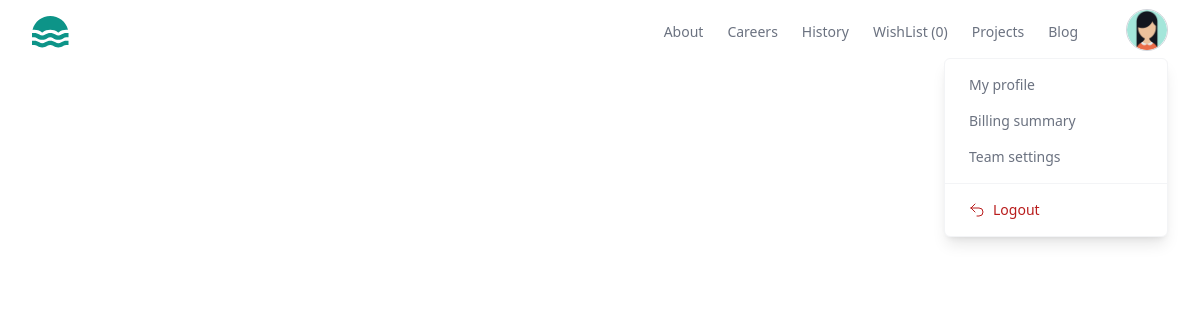
/myorders/all (signed in), run on an earlier commit of the app's database.
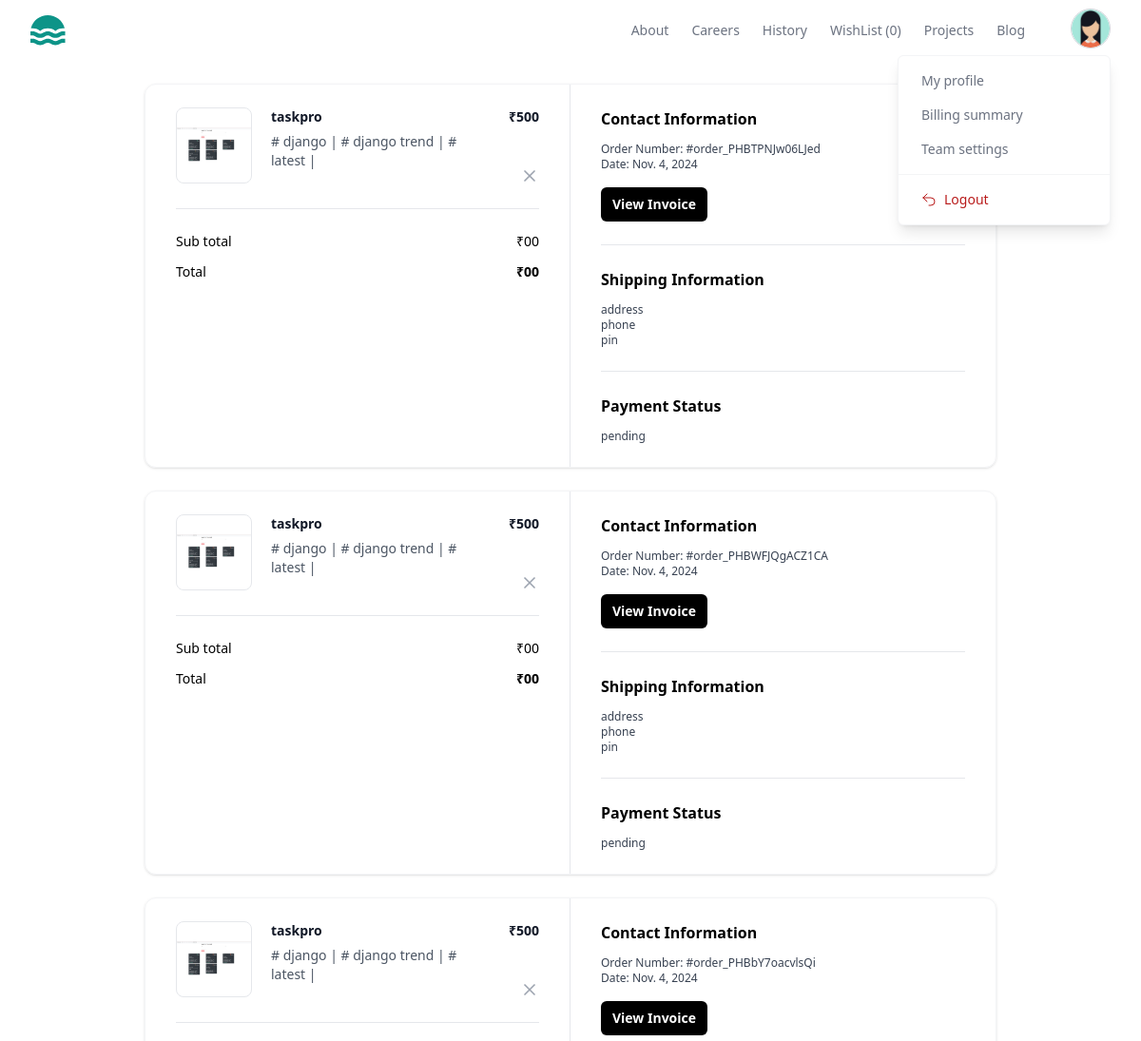
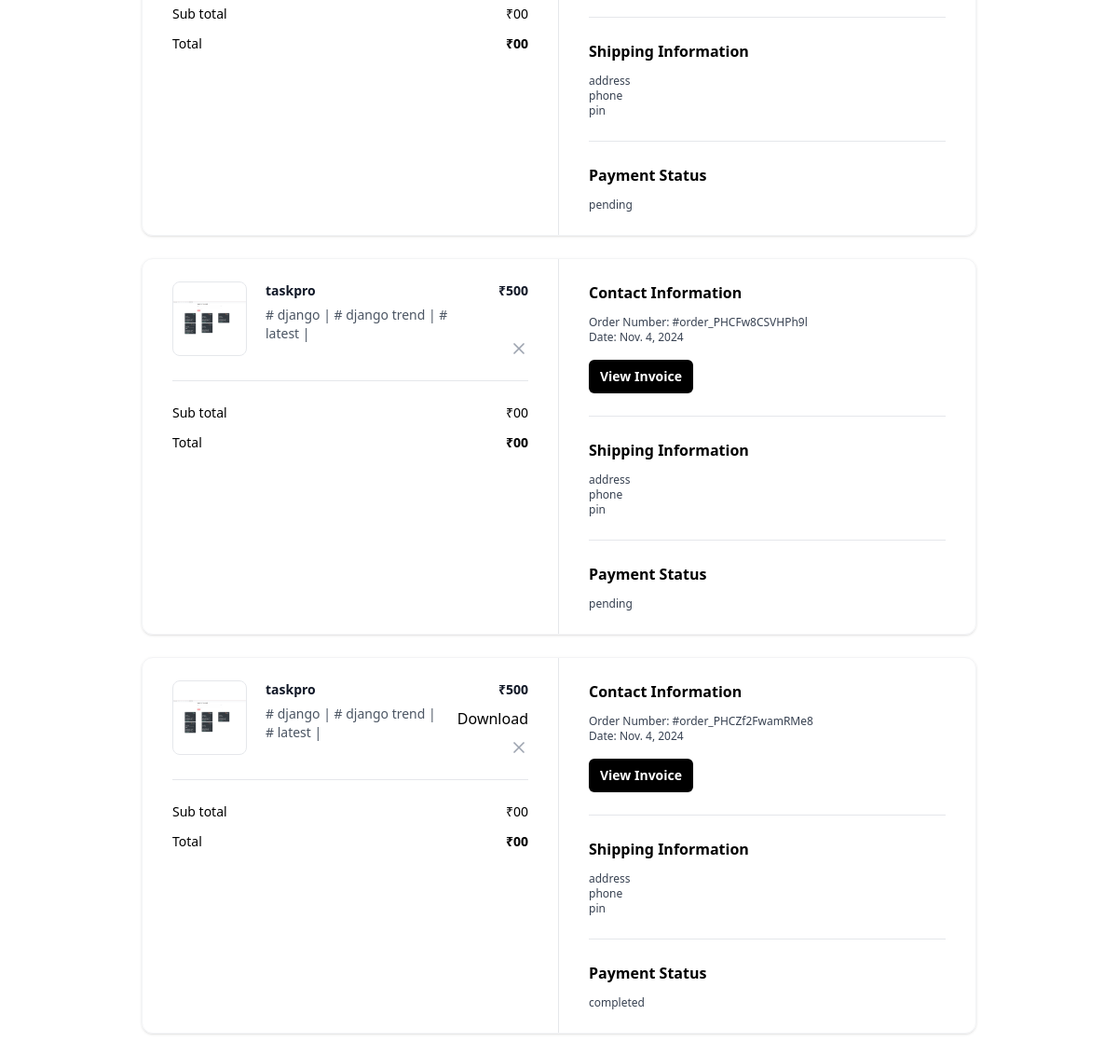
And on a later commit of the database (2 pictures, top to bottom).
### store/models.py (models this page shows, shortened)
class BaseModel(models.Model):
    created_date=models.DateTimeField(auto_now_add=True)
    updated_date=models.DateTimeField(auto_now=True)
    is_active=models.BooleanField(default=True)

class WishListItem(BaseModel):
    wishlist_object=models.ForeignKey(WishList,on_delete=models.CASCADE,related_name="basket_item")
    project_object=models.ForeignKey(Project,on_delete=models.CASCADE)
    is_order_placed=models.BooleanField(default=False)

class Project(BaseModel):
    title=models.CharField(max_length=200)
    description=models.TextField()
    preview_image=models.ImageField(upload_to="previewimages",null=True,blank=True)
    price=models.PositiveIntegerField()
    developer=models.ForeignKey(User,on_delete=models.CASCADE)
    files=models.FileField(upload_to="projects",null=True,blank=True)
    tag_objects=models.ManyToManyField(Tag,null=True)
    thumbnail=EmbedVideoField()

class Tag(BaseModel):
    title=models.CharField(max_length=200)

class Order(BaseModel):
    wishlist_item_objects=models.ManyToManyField(WishListItem)
    is_paid=models.BooleanField(default=False)
    order_id=models.CharField(max_length=200,null=True)
    customer=models.ForeignKey(User,on_delete=models.CASCADE,null=True)

class BaseModel(models.Model):
    created_date=models.DateTimeField(auto_now_add=True)
    updated_date=models.DateTimeField(auto_now=True)
    is_active=models.BooleanField(default=True)

### store/views.py (the view)
# urls.py: path('myorders/all',views.MyOrdersView.as_view(),name='my-orders'),
@method_decorator(decs,name='dispatch')
class MyOrdersView(View):
    template_name='myorders.html'
    def get(self,request,*args,**kwargs):
        qs=Order.objects.filter(customer=request.user)
        return render(request,self.template_name,{'data':qs})

### store/context_processors.py (called while the page is built)
def wishlistitem_count(request):
    count=0
    if request.user.is_authenticated:
        count=request.user.basket.basket_item.filter(is_order_placed=False).count()
    return {"cart_item_count":count}

### store/templates/myorders.html (shortened to what the changed rows need)
{%extends 'base.html'%}
{%block main_block%}
{%for o in data%}
<div class="mx-auto my-4 max-w-4xl md:my-6">
    <div class="overflow-hidden rounded-xl border border-gray-100 shadow">
      <div class="grid grid-cols-1 md:grid-cols-2">
        <div class="px-5 py-6 md:border-r md:border-r-gray-200 md:px-8">
          <div class="flow-root">
            <ul class="-my-7 divide-y divide-gray-200">
              {%for wi in o.wishlist_item_objects.all%}
              <li class="flex items-stretch justify-between space-x-5 py-7">
                <div class="flex flex-1 items-stretch">
                  <div class="flex-shrink-0">
                    <img
                      class="h-20 w-20 rounded-lg border border-gray-200 object-contain"
                      src="{{wi.project_object.preview_image.url}}"
                      alt="https://static.nike.com/a/images/c_limit,w_592,f_auto/t_product_v1/54a510de-a406-41b2-8d62-7f8c587c9a7e/air-force-1-07-lv8-shoes-9KwrSk.png"
                    />
                  </div>
                  <div class="ml-5 flex flex-col justify-between">
                    <div class="flex-1">
                      <p class="text-sm font-bold text-gray-900">
                       {{wi.project_object.title}}
                      </p>
                      <p class="mt-1.5 text-sm font-medium text-gray-600">
                       {%for t in wi.project_object.tag_objects.all%}
                      # {{t.title}} |
                       {%endfor%}
                      </p>
                    </div>
                  </div>
                </div>
                <div class="ml-auto flex flex-col items-end justify-between">
                  <p class="text-right text-sm font-bold text-gray-900">
                    ₹{{wi.project_object.price}}
                  </p>
                  {%if o.is_paid%}
                    {%if wi.project_object.files%}
                     <a href="{{wi.project_object.files.url}}" download>Download</a>
                    {%endif%}
                  {%endif%}
                  <button
                    type="button"
                    class="-m-2 inline-flex rounded p-2 text-gray-400 transition-all duration-200 hover:text-gray-900 focus:outline-none focus:ring-2 focus:ring-gray-900 focus:ring-offset-2"
                  >
                    <svg
                      xmlns="http://www.w3.org/2000/svg"
                      width="24"
                      height="24"
                      viewBox="0 0 24 24"
                      fill="none"
                      stroke="currentColor"
                      stroke-width="2"
                      stroke-linecap="round"
                      stroke-linejoin="round"
                      class="h-5 w-5"
                    >
                      <line x1="18" y1="6" x2="6" y2="18"></line>
                      <line x1="6" y1="6" x2="18" y2="18"></line>
                    </svg>
                  </button>
                </div>
              </li>
              {%endfor%}
            </ul>
            <hr class="mt-6 border-gray-200" />
            <ul class="mt-6 space-y-3">
              <li class="flex items-center justify-between">
                <p class="text-sm font-medium">Sub total</p>
                <p class="text-sm font-medium">₹00</p>
              </li>
              <li class="flex items-center justify-between">
                <p class="text-sm font-medium ">Total</p>
                <p class="text-sm font-bold ">₹00</p>
              </li>
            </ul>
          </div>
        </div>
        <div class="px-5 py-6 md:px-8">
          <div class="flow-root">
            <div class="-my-6 divide-y divide-gray-200">
              <div class="py-6">
                <h2 class="text-base font-bold text-black">
                  Contact Information
                </h2>
                <p class="fontmedium mt-3 text-xs text-gray-700">
                  Order Number: #{{o.order_id}}
                </p>
                <p class="text-xs font-medium text-gray-700">
                  Date: {{o.created_date|date}}
                </p>
                <button
                  type="button"
                  class="mt-4 rounded-md bg-black px-3 py-2 text-sm font-semibold text-white shadow-sm hover:bg-black/80 focus-visible:outline focus-visible:outline-2 focus-visible:outline-offset-2 focus-visible:outline-black"
                >
                  View Invoice
                </button>
              </div>
              <div class="py-6">
                <h2 class="mb-2 text-base font-bold text-black">
                  Shipping Information
                </h2>
                <p class="mt-3 text-xs font-medium text-gray-700">address</p>
                <p class="text-xs font-medium text-gray-700">
               phone
                </p>
                <p class="text-xs font-medium text-gray-700">pin</p>
              </div>
              <div class="py-6">
                <h2 class="text-base font-bold text-black">
                  Payment Status
                </h2>
                <p class="mt-3 text-xs font-medium text-gray-700">
                  {%if o.is_paid%}
                        completed
                  {%else%}
                    pending
                  {%endif%}
                </p>
              </div>
            </div>
          </div>
        </div>
      </div>
    </div>
  </div>
{%endfor%}
{%endblock%}

What changed in the data, as far as the page shows it:
added Order: order_id "order_PHBTPNJw06LJed", created_date "Nov. 4, 2024", is_paid "pending"
added WishListItem: project_object.preview_image (picture), project_object "taskpro", project_object.price "500", shown under "order_PHBTPNJw06LJed"
now on this page (row unchanged): Tag: title "django"
now on this page (row unchanged): Tag: title "django trend"
now on this page (row unchanged): Tag: title "latest"
added Order: order_id "order_PHBWFJQgACZ1CA", created_date "Nov. 4, 2024", is_paid "pending"
added WishListItem: project_object.preview_image (picture), project_object "taskpro", project_object.price "500", shown under "order_PHBWFJQgACZ1CA"
added Order: order_id "order_PHBbY7oacvlsQi", created_date "Nov. 4, 2024", is_paid "pending"
added WishListItem: project_object.preview_image (picture), project_object "taskpro", project_object.price "500", shown under "order_PHBbY7oacvlsQi"
added Order: order_id "order_PHCFw8CSVHPh9l", created_date "Nov. 4, 2024", is_paid "pending"
added WishListItem: project_object.preview_image (picture), project_object "taskpro", project_object.price "500", shown under "order_PHCFw8CSVHPh9l"
added Order: order_id "order_PHCZf2FwamRMe8", created_date "Nov. 4, 2024", is_paid "completed"
added WishListItem: project_object.preview_image (picture), project_object "taskpro", project_object.price "500", shown under "order_PHCZf2FwamRMe8"
